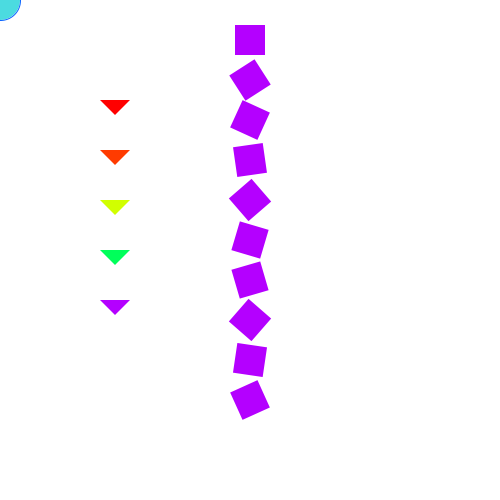
Frame 1 (no input)
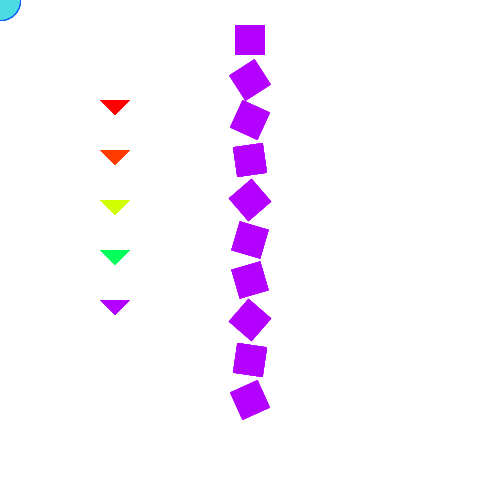
Frame 60 (the mouse pressed at the canvas centre just before this capture)
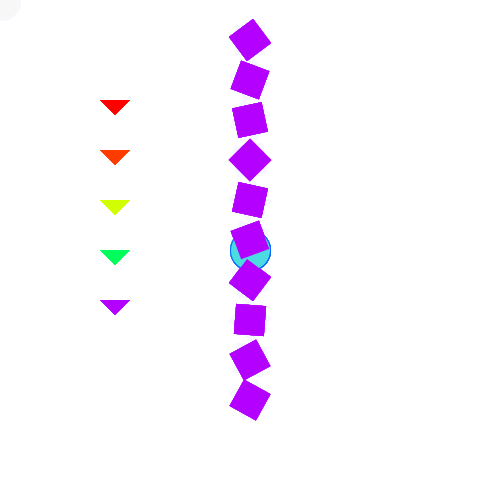
Frame 120 (the mouse held since frame 60 and released just before this capture)

The Processing sketch that drew these frames (run headless with seeded random() and noise(); from frame 60 on, the mouse is pressed at the canvas centre):

// Processing sketch: processing_140677
// ── processing_140677.pde

void setup()
{
  size(500,500);
  background(255);
}

void draw()
{
 
  //    hatterszin finom torlese
 
  colorMode(RGB);
  noStroke();
  fill(255,255,255,15);
  rectMode(CORNER);
  rect(0,0,width,height);
  
  
  //    eger ala pozicionalunk egy ellipszist
  
  stroke(10,100,255);
  fill(75,219,224);
  ellipse(mouseX,mouseY,40,40);
  
  //    kirakjuk a haromszogeket
  
  colorMode(HSB);
  myTriangle(100,100,0,255,255);
  myTriangle(100,150,10,255,255);
  myTriangle(100,200,50,255,255);
  myTriangle(100,250,100,255,255);
  myTriangle(100,300,200,255,255);
  
  //    forgatott negyzetek
  
  for(int i=0; i < 10; i++)
  {
    sorozat(i + mouseX / 100.0);
  }
}

//    haromszog kirajzolo fuggveny

void myTriangle(int x, int y, int r, int g, int b)
{
  noStroke();
  fill(r,g,b);
  triangle(x,y,x + 30,y,x + 15, y + 15); 
}

// negyzetet kirajzolo fuggveny   

void sorozat(float ezazamithasznalunk)
{
  translate(0, 40);
  
  pushMatrix();
    translate(width/2,0);
    rotate(ezazamithasznalunk);
    rectMode(CENTER);
    rect(0, 0, 30, 30);
  popMatrix();
}
